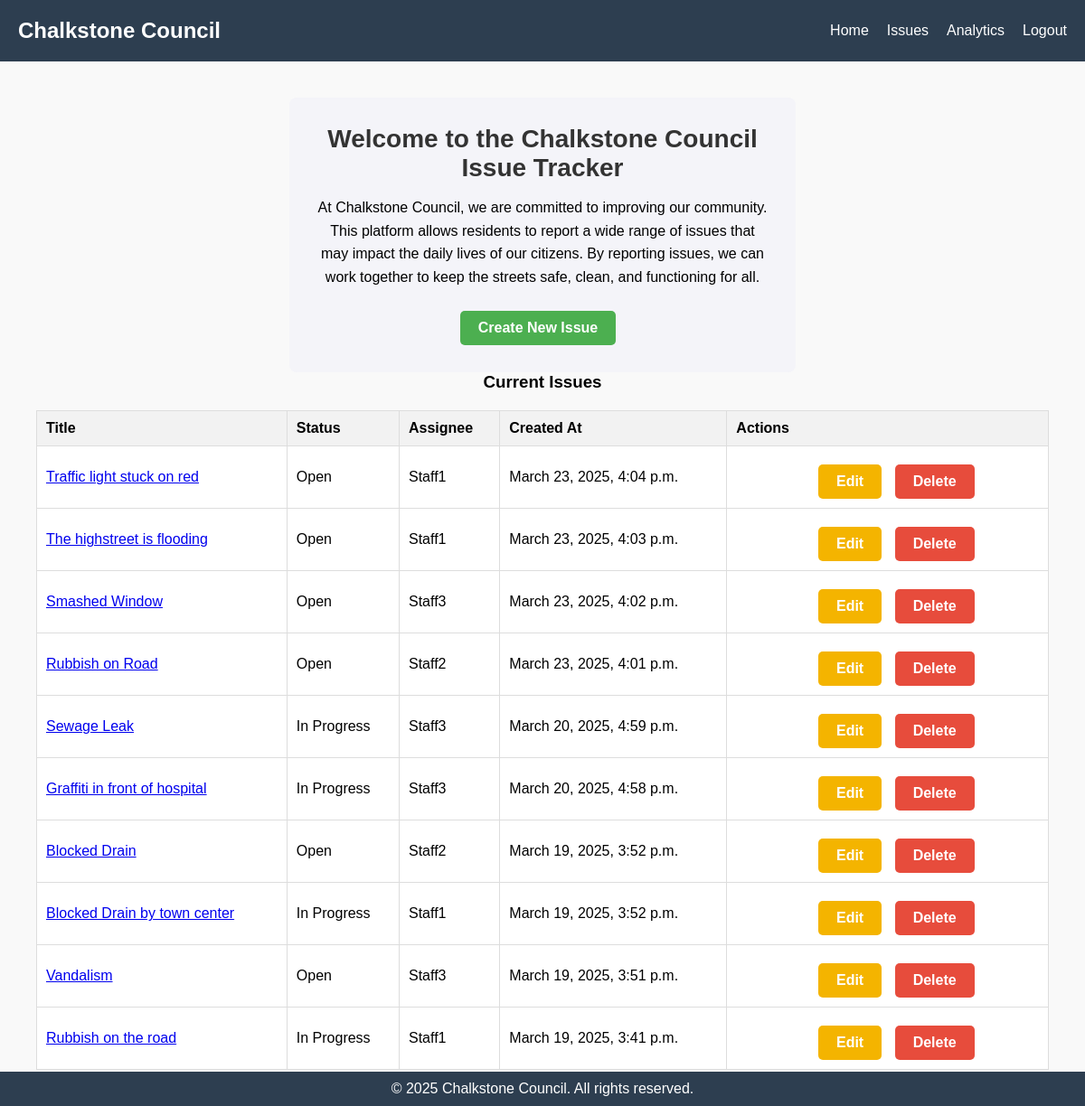
The page /issues/ (signed in) on the database its author committed.
### issues/models.py (models this page shows, shortened)
class Issue(models.Model):
    title = models.CharField(max_length=100)  # Title of the issue
    description = models.TextField()  # Detailed description of the issue
    reporter = models.ForeignKey(
        settings.AUTH_USER_MODEL, on_delete=models.SET_NULL,
        null=True, blank=True, related_name='reported_issues'
    )  # User who reported the issue
    assignee = models.ForeignKey(
        settings.AUTH_USER_MODEL, on_delete=models.SET_NULL,
        null=True, blank=True, related_name='assigned_issues'
    )  # User who is assigned to resolve the issue
    status = models.CharField(max_length=20, choices=STATUS_CHOICES, default='Open')  # Current status of the issue
    category = models.CharField(max_length=20, choices=CATEGORY_CHOICES, default='Other')  # Category of the issue
    created_at = models.DateTimeField(auto_now_add=True)  # Timestamp when the issue was created
    updated_at = models.DateTimeField(auto_now=True)  # Timestamp when the issue was last updated
    class Meta:
        ordering = ['-created_at']  # Order issues by creation date (newest first)

### issues/views.py (the view)
# urls.py: path('', views.issue_list, name='issue_list'),  # Issue list page
def issue_list(request):
    if request.user.is_authenticated:
        issues = Issue.objects.exclude(status='Closed')  # All users (staff or regular) see all issues except closed ones
        if request.user.is_staff:
            users = User.objects.filter(is_staff=True)  # Get all staff users for assignment if needed
        else:
            users = []  # Regular users won't see staff users in the form
        return render(request, 'issues/issue_list.html', {'issues': issues, 'users': users})
    else:
        return render(request, 'issues/issue_list.html', {'issues': None, 'users': []})

### issues/templates/issues/issue_list.html (shortened to what this page needs)
{% extends "issues/base.html" %}
{% block content %}
  <section class="issues-intro">
    <h2>Welcome to the Chalkstone Council Issue Tracker</h2>
    <p>At Chalkstone Council, we are committed to improving our community. This platform allows residents to report a wide range of issues that may impact the daily lives of our citizens. By reporting issues, we can work together to keep the streets safe, clean, and functioning for all.</p>
    <a href="{% url 'issue_create' %}" class="btn btn-create-issue">Create New Issue</a>
  </section>
  <section class="issue-list">
    <h3>Current Issues</h3>
    <table class="issues-table">
      <thead>
        <tr>
          <th>Title</th>
          <th>Status</th>
          <th>Assignee</th>
          <th>Created At</th>
          <th>Actions</th>
        </tr>
      </thead>
      <tbody>
        {% for issue in issues %}
          <tr>
            <td><a href="{% url 'issue_detail' issue.pk %}">{{ issue.title }}</a></td>
            <td>{{ issue.status }}</td>
            <td>{{ issue.assignee }}</td>
            <td>{{ issue.created_at }}</td>
            <td>
              <a href="{% url 'issue_detail' issue.pk %}" class="btn btn-view">View</a>
              {% if user.is_staff %}
                <a href="{% url 'issue_edit' issue.pk %}" class="btn btn-edit">Edit</a>
                <a href="{% url 'issue_delete' issue.pk %}" class="btn btn-delete">Delete</a>
              {% elif issue.reporter == user %}
                <a href="{% url 'issue_edit' issue.pk %}" class="btn btn-edit">Edit</a>
              {% endif %}
            </td>
          </tr>
        {% empty %}
          <tr>
            <td colspan="5">No issues have been reported yet.</td>
          </tr>
        {% endfor %}
      </tbody>
    </table>
  </section>
{% endblock %}

### issues/static/issues/style.css (style rules this page uses)
* { margin: 0; padding: 0; box-sizing: border-box; }
body { font-family: Arial, sans-serif; background-color: #f9f9f9; }
.issues-table { width: 100%; border-collapse: collapse; margin-top: 20px; }
.issues-table th, .issues-table td { padding: 12px 15px; border: 1px solid #ddd; text-align: left; }
.issues-table th { background-color: #f4f4f4; }
.issues-table td { background-color: #fff; }
.btn { padding: 8px 12px; margin-right: 10px; text-decoration: none; border-radius: 4px; font-weight: bold; display: inline-block; }
.btn { padding: 10px 20px; border-radius: 5px; text-align: center; text-decoration: none; color: #fff; font-weight: bold; display: inline-block; margin-top: 10px; }
.btn-create-issue { background-color: #4CAF50; transition: background-color 0.3s ease; }
.btn-edit { background-color: #f4b400; margin-right: 10px; }
.btn-delete { background-color: #e74c3c; }
.issues-intro { background-color: #f4f4f9; padding: 30px; border-radius: 8px; margin-bottom: 30px; width: 50%; margin: 0 auto; text-align: center; }
.issues-intro h2 { color: #333; font-size: 28px; margin-bottom: 15px; }
.issues-intro p { font-size: 16px; margin-bottom: 15px; line-height: 1.6; }
.btn-create-issue { background-color: #4CAF50; padding: 12px 30px; border-radius: 25px; text-decoration: none; color: white; font-weight: bold; font-size: 16px; display: inline-block; margin-top: 20px; transition: background-color 0.3s ease; }
.issues-table th, .issues-table td { padding: 10px; text-align: left; border: 1px solid #ddd; }
.issues-table th { background-color: #f2f2f2; }
.issues-table tr:nth-child(even) { background-color: #f9f9f9; }
.btn-edit { background-color: #f4b400; }

### rows shown on the page
Issue: title "Traffic light stuck on red", status "Open", assignee "Staff1", created_at "March 23, 2025, 4:04 p.m."
Issue: title "The highstreet is flooding", status "Open", assignee "Staff1", created_at "March 23, 2025, 4:03 p.m."
Issue: title "Smashed Window", status "Open", assignee "Staff3", created_at "March 23, 2025, 4:02 p.m."
Issue: title "Rubbish on Road", status "Open", assignee "Staff2", created_at "March 23, 2025, 4:01 p.m."
Issue: title "Sewage Leak", status "In Progress", assignee "Staff3", created_at "March 20, 2025, 4:59 p.m."
Issue: title "Graffiti in front of hospital", status "In Progress", assignee "Staff3", created_at "March 20, 2025, 4:58 p.m."
Issue: title "Blocked Drain", status "Open", assignee "Staff2", created_at "March 19, 2025, 3:52 p.m."
Issue: title "Blocked Drain by town center", status "In Progress", assignee "Staff1", created_at "March 19, 2025, 3:52 p.m."
Issue: title "Vandalism", status "Open", assignee "Staff3", created_at "March 19, 2025, 3:51 p.m."
Issue: title "Rubbish on the road", status "In Progress", assignee "Staff1", created_at "March 19, 2025, 3:41 p.m."
